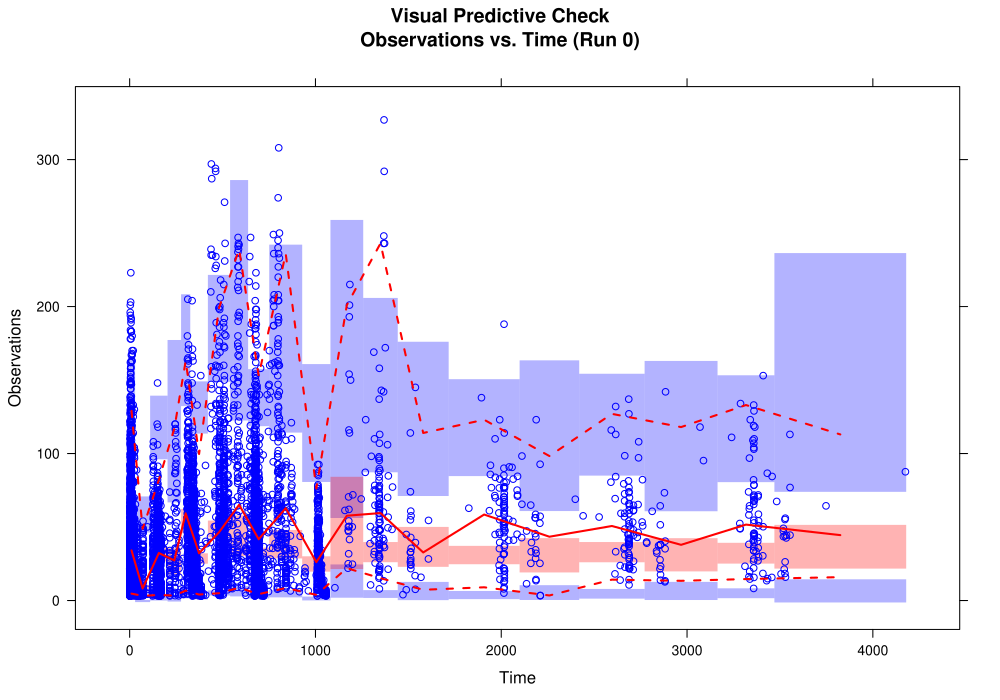

Here is the R script that generated this plot:
#START OF AUTO-GENERATED PREAMBLE, WILL BE OVERWRITTEN WHEN THIS FILE IS USED AS A TEMPLATE
#Created 2016-11-17 at 05:00

rplots.level <- 1
xpose.runno <- ''
toolname <- 'vpc'
pdf.filename <- paste0('PsN_',toolname,'_plots.pdf')
pdf.title <- 'vpc diagnostic plots 1360.ctl'
working.directory<-'../model_ex/1360/vpc_dir1/'
raw.results.file <- 'raw_results_1360.csv'
model.directory<-'../model_ex/1360/'
model.filename<-'1360.ctl'
subset.variable<-NULL
mod.suffix <- '.ctl'
mod.prefix <- 'run'
tab.suffix <- ''
tool.results.file <- 'vpc_results.csv'
theta.labels <- c('CL(L/h)','V2 (L)','KA','WT on CL','WT on V','Q (L/h)','V3 (L)','alag1','age on CL','bili','alt','tras','cap','age on V','keto','age on Ka')
theta.fixed <- c(FALSE,FALSE,FALSE,FALSE,FALSE,FALSE,FALSE,FALSE,FALSE,FALSE,FALSE,FALSE,FALSE,FALSE,FALSE,FALSE)
omega.labels <- c('OMEGA(1,1)','OMEGA(2,2)','OMEGA(3,3)')
omega.fixed <- c(FALSE,FALSE,FALSE)
sigma.labels <- c('SIGMA(1,1)','SIGMA(2,2)')
sigma.fixed <- c(FALSE,FALSE)
n.eta <- 3
n.eps <- 2

vpctab <- 'vpctab'
have.loq.data <- FALSE
have.censored <- FALSE
is.categorical <- FALSE
is.tte <- FALSE
dv <- 'DV'
idv <- 'TIME'
home <- getwd()
setwd(working.directory)

############################################################################
#END OF AUTO-GENERATED PREAMBLE
#WHEN THIS FILE IS USED AS A TEMPLATE THIS LINE MUST LOOK EXACTLY LIKE THIS


library(xpose4)

pdf(file=pdf.filename,width=10,height=7,title=pdf.title)

done <- FALSE
if (is.tte){
   	#data is in the model directory, go there to read input
	setwd(model.directory)
	xpdb <- xpose.data(xpose.runno)
	plots <- kaplan.plot(object=xpdb,VPC=T)
	#go back to vpc directory 
	setwd(working.directory)
	done <- TRUE
}  

if (is.categorical & (!done)){
    plots<-xpose.VPC.categorical(vpc.info=tool.results.file,vpctab=vpctab)
	done <- TRUE
}

if ((have.loq.data | have.censored) & (!done) ){
    plots<-xpose.VPC.both(vpc.info=tool.results.file,vpctab=vpctab)
	done <- TRUE
}

if (!done){
	plots<-xpose.VPC(vpc.info=tool.results.file,vpctab=vpctab)
	done <- TRUE
}

print(plots) 

dev.off()

setwd(home)
